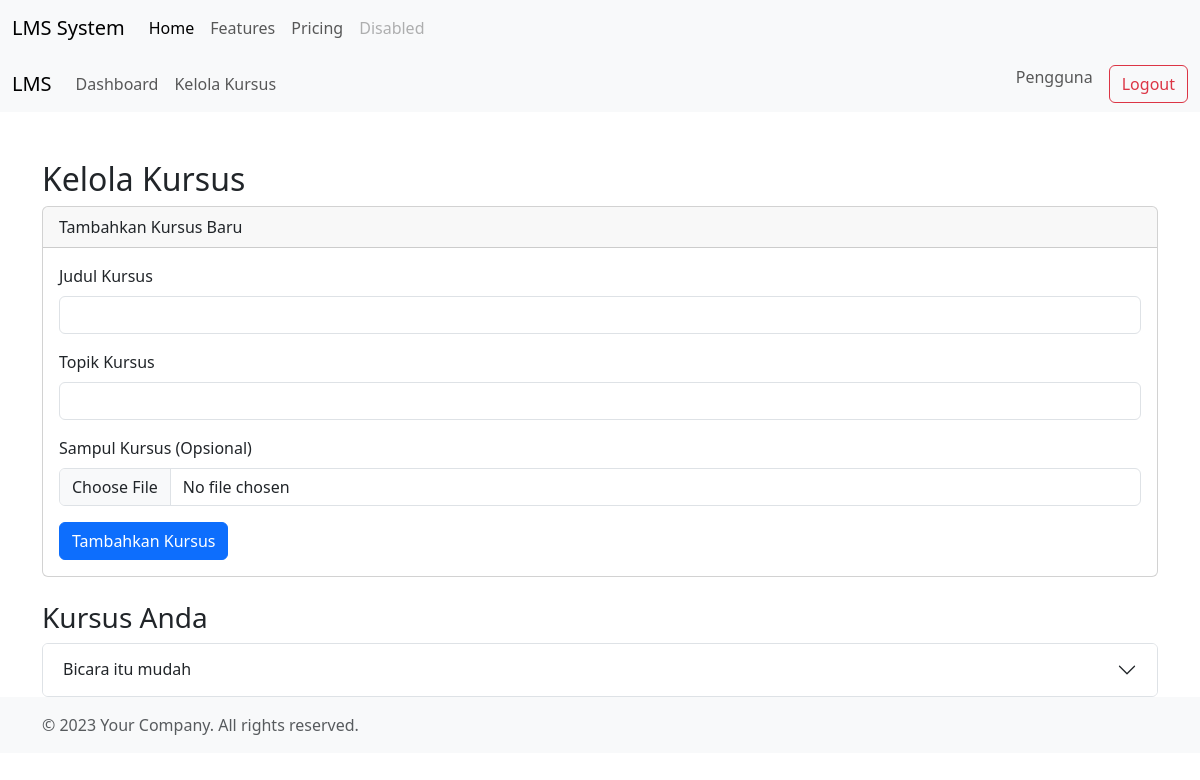
Page /instructor/manage_courses.php (signed in) on the earlier database version.
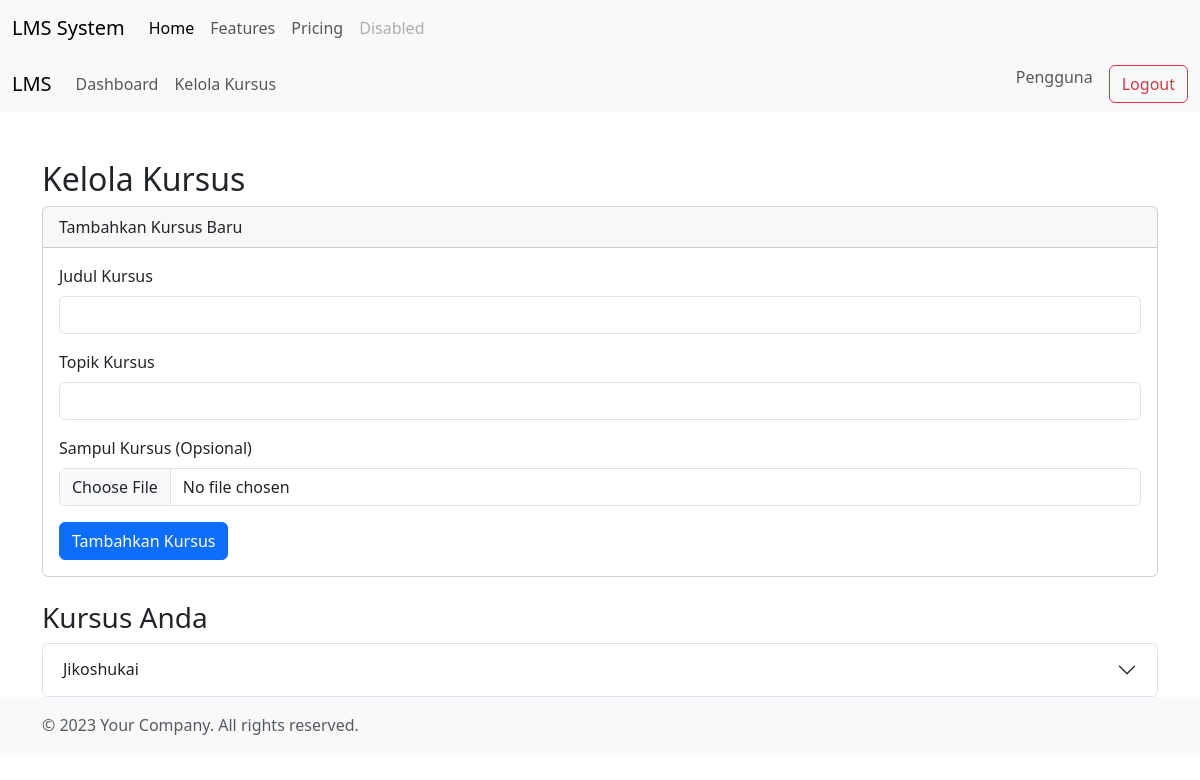
Same page on the later database version.
### tables this page shows
CREATE TABLE `courses` (
  `id` int(11) NOT NULL,
  `title` varchar(255) NOT NULL,
  `description` text DEFAULT NULL,
  `instructor_id` int(11) DEFAULT NULL,
  `cover_image` varchar(255) DEFAULT NULL
);

### instructor/manage_courses.php (the view, shortened to what this page needs)
<?php
require_once '../includes/db_connect.php';
$instructor_id = $_SESSION['user_id'];
$sql_courses = "SELECT * FROM courses WHERE instructor_id = $instructor_id";
$courses = $conn->query($sql_courses);
?>
<!DOCTYPE html>
<html lang="id">
<head>
    <?php include '../includes/header.php'; ?>
</head>
<body>
    <?php include '../includes/navbar.php'; ?>
    <div class="container mt-5">
        <h2>Kelola Kursus</h2>
        <div class="card mb-4">
            <div class="card-header">Tambahkan Kursus Baru</div>
            <div class="card-body">
                <form method="POST" action="manage_courses.php" enctype="multipart/form-data">
                    <div class="mb-3">
                        <label for="title" class="form-label">Judul Kursus</label>
                        <input type="text" class="form-control" id="title" name="title" required>
                    </div>
                    <div class="mb-3">
                        <label for="description" class="form-label">Topik Kursus</label>
                        <input type="text" class="form-control" id="description" name="description" required>
                    </div>
                    <div class="mb-3">
                        <label for="cover_image" class="form-label">Sampul Kursus (Opsional)</label>
                        <input type="file" class="form-control" id="cover_image" name="cover_image" accept="image/*">
                    </div>
                    <button type="submit" name="add_course" class="btn btn-primary">Tambahkan Kursus</button>
                </form>
            </div>
        </div>
        <h3>Kursus Anda</h3>
        <?php if($courses->num_rows > 0): ?>
            <div class="accordion" id="coursesAccordion">
                <?php while($course = $courses->fetch_assoc()): ?>
                    <div class="accordion-item">
                        <h2 class="accordion-header" id="heading<?= $course['id'] ?>">
                            <button class="accordion-button collapsed" type="button" data-bs-toggle="collapse" data-bs-target="#collapse<?= $course['id'] ?>" aria-expanded="false" aria-controls="collapse<?= $course['id'] ?>">
                                <?= htmlspecialchars($course['title']) ?>
                            </button>
                        </h2>
                    </div>
                <?php endwhile; ?>
            </div>
        <?php else: ?>
            <p>Anda belum memiliki kursus. Tambahkan kursus pertama Anda di atas.</p>
        <?php endif; ?>
    </div>
    <?php include '../includes/footer.php'; ?>
</body>
</html>

Differences in the rows shown:
removed courses: title "Bicara itu mudah"
added courses: title "Jikoshukai"
